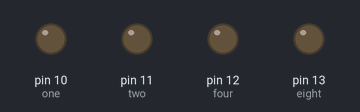
This sketch was run on a simulated Arduino Uno, built with avr-gcc and run on an emulated ATmega328P. Shown: output pins drawn as LEDs (lit = HIGH).

Above: at 0.2 s.
At 1.2 s:
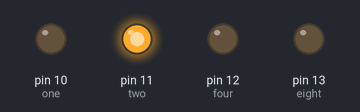
At 2.7 s:
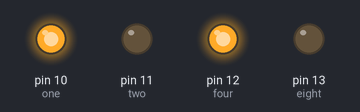
At 5.2 s:
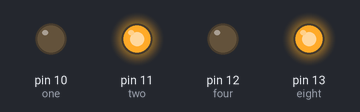
At 7.7 s:
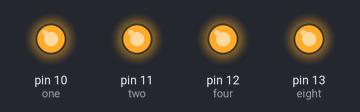
At 10.7 s:
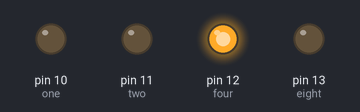
Timing chart, 0 to 11.1 s (numbered marks = the images above):
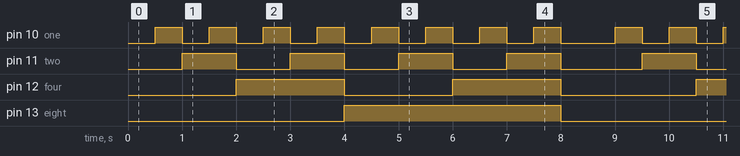

The sketch:

BINARY_COUNTER.ino
```cpp
//Initializing variable to store pin numbers, it simplifies the editing process
int one = 10;
int two = 11;
int four = 12;
int eight = 13;
int lag=500;

void setup() {
  //Declaring that either the initialized pin is OUTPUT or INPUT of the Arduino Uno
  pinMode(13,OUTPUT);
  pinMode(12,OUTPUT);
  pinMode(11,OUTPUT);
  pinMode(10,OUTPUT);


}

void loop() {

  //writting conditions for LEDs to glow in 4-bit binary formate
  digitalWrite(one , LOW);
  digitalWrite(two , LOW);
  digitalWrite(four, LOW);
  digitalWrite(eight,LOW);
  delay(lag);

  digitalWrite(one , HIGH);
  digitalWrite(two , LOW);
  digitalWrite(four, LOW);
  digitalWrite(eight,LOW);
  delay(lag);

  digitalWrite(one , LOW);
  digitalWrite(two , HIGH);
  digitalWrite(four, LOW);
  digitalWrite(eight,LOW);
  delay(lag);

  digitalWrite(one , HIGH);
  digitalWrite(two , HIGH);
  digitalWrite(four, LOW);
  digitalWrite(eight,LOW);
  delay(lag);

  digitalWrite(one , LOW);
  digitalWrite(two , LOW);
  digitalWrite(four, HIGH);
  digitalWrite(eight,LOW);
  delay(lag);

  digitalWrite(one , HIGH);
  digitalWrite(two , LOW);
  digitalWrite(four, HIGH);
  digitalWrite(eight,LOW);
  delay(lag);

  digitalWrite(one , LOW);
  digitalWrite(two , HIGH);
  digitalWrite(four, HIGH);
  digitalWrite(eight,LOW);
  delay(lag);

  digitalWrite(one , HIGH);
  digitalWrite(two , HIGH);
  digitalWrite(four, HIGH);
  digitalWrite(eight,LOW);
  delay(lag);

  digitalWrite(one , LOW);
  digitalWrite(two , LOW);
  digitalWrite(four, LOW);
  digitalWrite(eight,HIGH);
  delay(lag);

  digitalWrite(one , HIGH);
  digitalWrite(two , LOW);
  digitalWrite(four, LOW);
  digitalWrite(eight,HIGH);
  delay(lag);

  digitalWrite(one , LOW);
  digitalWrite(two , HIGH);
  digitalWrite(four, LOW);
  digitalWrite(eight,HIGH);
  delay(lag);

  digitalWrite(one , HIGH);
  digitalWrite(two , HIGH);
  digitalWrite(four, LOW);
  digitalWrite(eight,HIGH);
  delay(lag);

  digitalWrite(one , LOW);
  digitalWrite(two , LOW);
  digitalWrite(four, HIGH);
  digitalWrite(eight,HIGH);
  delay(lag);

  digitalWrite(one , HIGH);
  digitalWrite(two , LOW);
  digitalWrite(four, HIGH);
  digitalWrite(eight,HIGH);
  delay(lag);

  digitalWrite(one , LOW);
  digitalWrite(two , HIGH);
  digitalWrite(four, HIGH);
  digitalWrite(eight,HIGH);
  delay(lag);

  digitalWrite(one , HIGH);
  digitalWrite(two , HIGH);
  digitalWrite(four, HIGH);
  digitalWrite(eight,HIGH);
  delay(lag);

  digitalWrite(one , LOW);
  digitalWrite(two , LOW);
  digitalWrite(four, LOW);
  digitalWrite(eight,LOW);
  delay(lag);

}
```

Measured:
- by itself, pin 10 (one): repeats every 8.5 s: 7 × (LOW 0.50 s, HIGH 0.50 s), LOW 1.0 s, HIGH 0.50 s
- by itself, pin 11 (two): repeats every 8.5 s: 3 × (LOW 1.0 s, HIGH 1.0 s), LOW 1.5 s, HIGH 1.0 s
- by itself, pin 12 (four): repeats every 8.5 s: LOW 2.0 s, HIGH 2.0 s, LOW 2.5 s, HIGH 2.0 s
- by itself, pin 13 (eight): alternates HIGH for 4.0 s and LOW for 4.5 s
